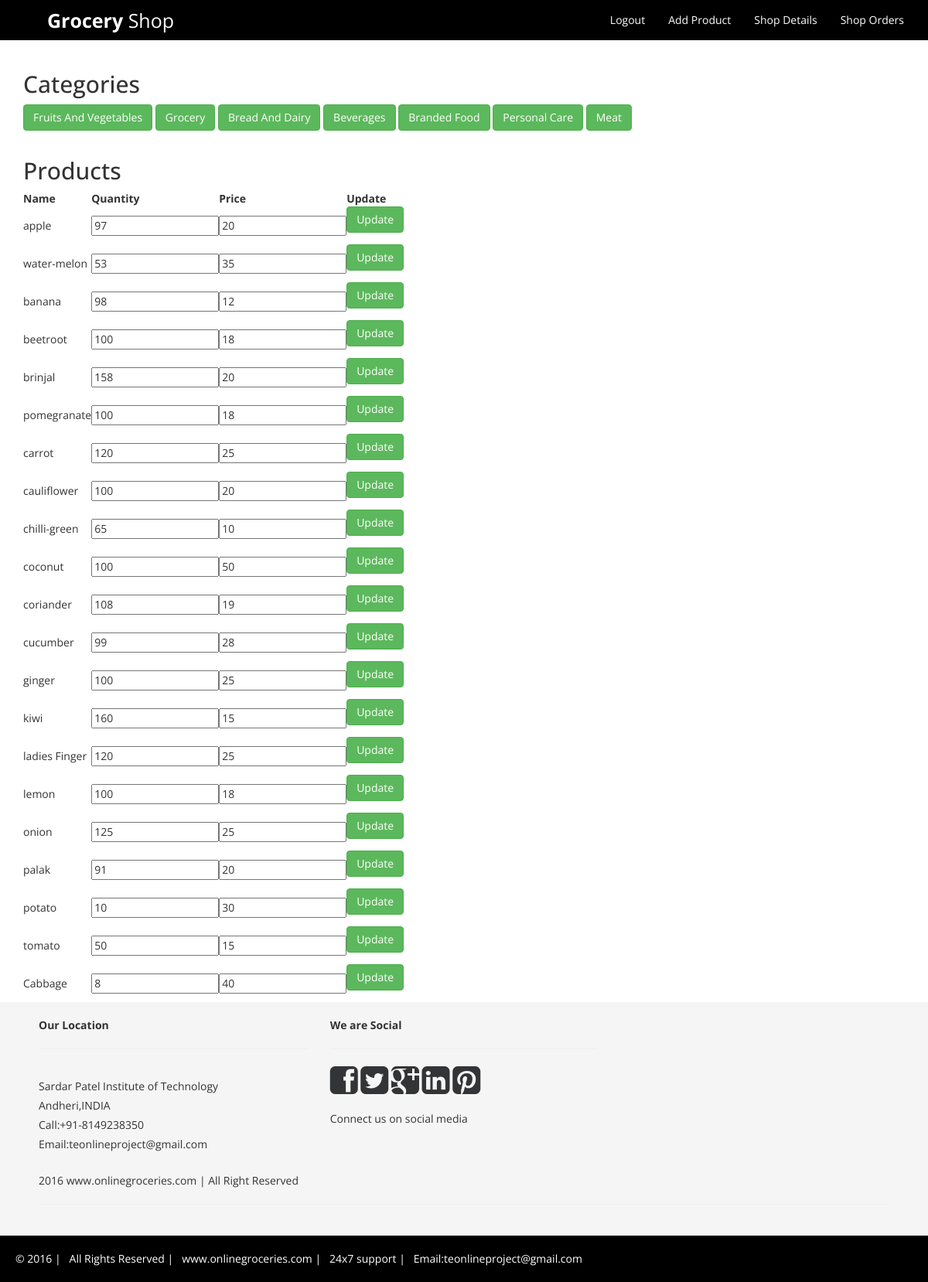
The app's page /updateProduct.php (signed in) with its own data.
### tables this page shows
CREATE TABLE IF NOT EXISTS `cat_fruit` (
  `id` int(100) NOT NULL,
  `product_id` varchar(100) NOT NULL,
  `name` varchar(100) NOT NULL,
  `image` varchar(100) NOT NULL,
  `description` varchar(1000) NOT NULL,
  `quant_avai` int(200) NOT NULL,
  `price` int(200) NOT NULL,
  `shopname` varchar(100) NOT NULL,
  PRIMARY KEY (`id`)
);

### updateProduct.php (the view, shortened to what this page needs)
<?php
include("config.php");
?>
<!DOCTYPE html>
<html>
<head>
    <link href="assets/css/bootstrap.css" rel="stylesheet">
    <link href="assets/css/font-awesome.min.css" rel="stylesheet" />
    <link href="assets/ItemSlider/css/main-style.css" rel="stylesheet" />
    <link href="assets/css/style.css" rel="stylesheet" />
</head>
<body>
    <nav class="navbar navbar-default" role="navigation">
        <div class="container-fluid">
            <div class="navbar-header">
                <a class="navbar-brand" href="#"><strong>Grocery</strong> Shop</a>
            </div>
	<div class="collapse navbar-collapse" id="bs-example-navbar-collapse-1">
                <ul class="nav navbar-nav navbar-right">
					<li><a href="index.php?logout=1">Logout</a></li>
					<li><a href="addProduct.php">Add Product</a></li>
					<li><a href="ShopDetails.php">Shop Details</a></li>
					<li><a href="ShopOrders.php">Shop Orders</a></li>
		</ul>
	</div>
        </div>
    </nav> <div class="container">
	<h2>
	Categories
	</h2>
		<form name="f1" action="updateProduct.php" method="POST">
				<?php echo "<p><input type='submit'  value='Fruits And Vegetables'  class='btn btn-success' role='button' onclick='document.f1.category.value=\"cat_fruit\"'>
				<input type='submit'  value='Grocery' class='btn btn-success' role='button' onclick='document.f1.category.value=\"cat_grocery\"'>
				<input type='submit'  value='Bread And Dairy' class='btn btn-success' role='button' onclick='document.f1.category.value=\"cat_bakery\"'>
				<input type='submit'  value='Beverages' class='btn btn-success' role='button' onclick='document.f1.category.value=\"cat_beverages\"'>
				<input type='submit'  value='Branded Food' class='btn btn-success' role='button' onclick='document.f1.category.value=\"cat_brandedfood\"'>
				<input type='submit'  value='Personal Care' class='btn btn-success' role='button' onclick='document.f1.category.value=\"cat_personalcare\"'>
				<input type='submit'  value='Meat' class='btn btn-success' role='button' onclick='document.f1.category.value=\"cat_meat\"'>
				";
				?>
		</form>
	</div>
	<div class="container">
      <h2>
	Products
      </h2>
      <table class="rules" cellspacing="10">
        <thead>
          <tr>
            <th>
              Name
            </th>
            <th>
              Quantity
            </th>
            <th>
			  Price
            </th>
			<th>
			  Update
            </th>
          </tr>
        </thead>
		<tbody>
<?php
$cat="cat_fruit";
$results = $mysqli->query("SELECT * FROM $cat");
if($results){
while($obj = $results->fetch_object())
{
	$quantity=$obj->quant_avai;
	$price=$obj->price;
	$prodName=$obj->name;
		echo "
			<tr class=\"record\">
            <td class=\"overflow\">
			{$obj->name}
            </td>
			<td class=\"overflow\">
	<form method=\"POST\" action=\"updateProduct.php\">
		<input type=\"number\" min=\"0\" value=\"$quantity\" name=\"quantity\" id='quantity'>
            </td>
            <td>
			<input type=\"number\" min=\"0\" value=\"$price\" name=\"price\" id='price'>
            </td>
			<td>
				<input type='hidden' value='$cat' name='category' id='category'>
				<input type='hidden' value='$prodName' name='prodName' id='prodName'>
				<p><input type=\"submit\"  value=\"Update\" class=\"btn btn-success\" role=\"button\"></p>
			</form>
			</td>";
	}
}
?>
</tbody>
</table>
</div>
    <div class="col-md-12 footer-box">
        <div class="row">
            <div class="col-md-4">
                <strong>Our Location</strong>
                <hr>
                <p>
                     Sardar Patel Institute of Technology<br />
									Andheri,INDIA<br/>
                    Call:+91-8149238350<br>
                    Email:teonlineproject@gmail.com<br>
                </p>
                2016 www.onlinegroceries.com | All Right Reserved
            </div>
            <div class="col-md-4 social-box">
                <strong>We are Social </strong>
                <hr>
                <a href="#"><i class="fa fa-facebook-square fa-3x "></i></a>
                <a href="#"><i class="fa fa-twitter-square fa-3x "></i></a>
                <a href="#"><i class="fa fa-google-plus-square fa-3x c"></i></a>
                <a href="#"><i class="fa fa-linkedin-square fa-3x "></i></a>
                <a href="#"><i class="fa fa-pinterest-square fa-3x "></i></a>
                <p>
						Connect us on social media
                </p>
            </div>
        </div>
        <hr>
    </div>
    <div class="col-md-12 end-box ">
        &copy; 2016 | &nbsp; All Rights Reserved | &nbsp; www.onlinegroceries.com | &nbsp; 24x7 support | &nbsp; Email:teonlineproject@gmail.com
    </div>
</body>
</html>

### assets/css/style.css (style rules this page uses)
h1, h2, h3, h4, h5, h6 { font-family:'Open Sans', sans-serif; }
.navbar-brand { font-size: 25px; padding: 15px 80px 15px 60px; }
.navbar-default .navbar-brand { color: #000000; }
.navbar-default { background-color: #000000; border-color: #000000; }
.navbar { border-radius: 0px; }
.navbar-default .navbar-nav > li > a { color: #FFF; }
.navbar-default .navbar-brand { color: #FFFFFF; }
.row { margin-bottom:10px; }
.btn { margin-bottom:5px; }
.footer-box { background-color:#F5F5F5; padding:20px 50px 20px 50px; }
.footer-box a { color:#808080; text-decoration:none; }
.footer-box p { padding-top:15px; padding-bottom:15px; line-height:25px; }
.social-box a { color:#333436; text-decoration:none; }
.end-box { padding:20px; color:#fff; background-color:#000; font-size:14px; }

### records on screen
cat_fruit: name "apple", quantity "97", price "20"
cat_fruit: name "water-melon", quantity "53", price "35"
cat_fruit: name "banana", quantity "98", price "12"
cat_fruit: name "beetroot", quantity "100", price "18"
cat_fruit: name "brinjal", quantity "158", price "20"
cat_fruit: name "pomegranate", quantity "100", price "18"
cat_fruit: name "carrot", quantity "120", price "25"
cat_fruit: name "cauliflower", quantity "100", price "20"
cat_fruit: name "chilli-green", quantity "65", price "10"
cat_fruit: name "coconut", quantity "100", price "50"
cat_fruit: name "coriander", quantity "108", price "19"
cat_fruit: name "cucumber", quantity "99", price "28"
cat_fruit: name "ginger", quantity "100", price "25"
cat_fruit: name "kiwi", quantity "160", price "15"
cat_fruit: name "ladies Finger", quantity "120", price "25"
cat_fruit: name "lemon", quantity "100", price "18"
cat_fruit: name "onion", quantity "125", price "25"
cat_fruit: name "palak", quantity "91", price "20"
cat_fruit: name "potato", quantity "10", price "30"
cat_fruit: name "tomato", quantity "50", price "15"
cat_fruit: name "Cabbage", quantity "8", price "40"
